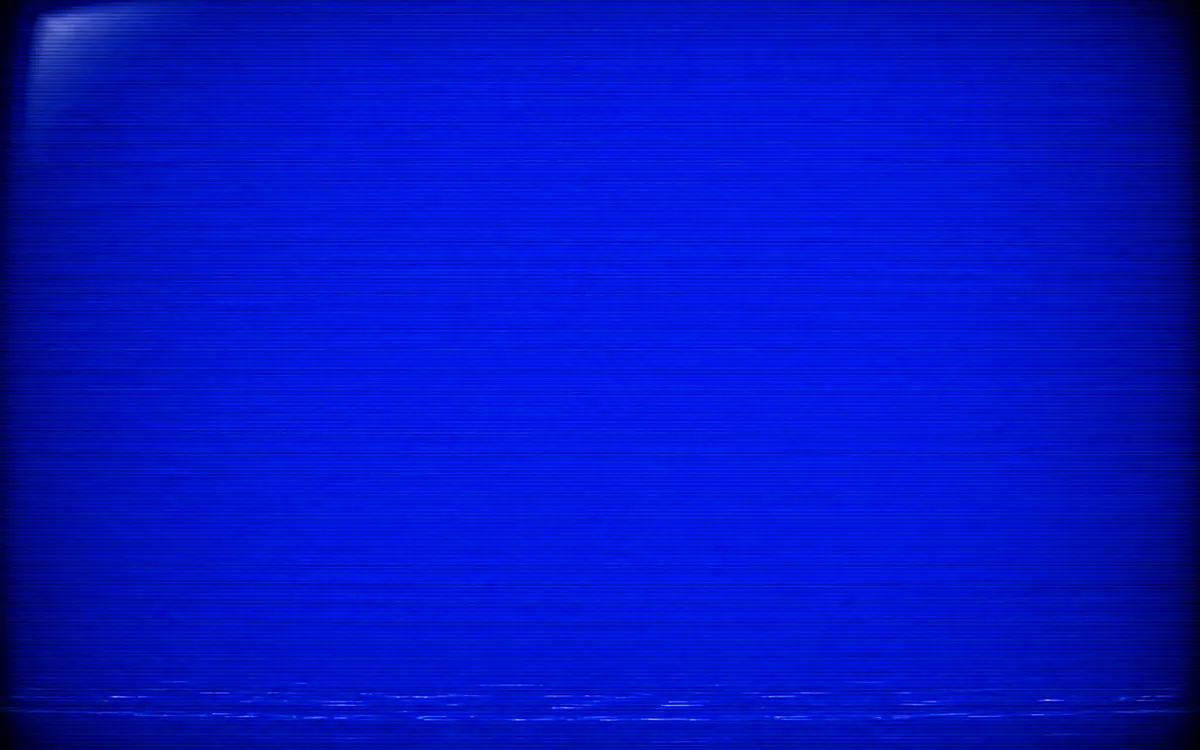
#> input picture frontend/tools/art/src/screen_base.webp, 1200 x 750 px, given in place of bg_land.webp, which was not available
$ python fill_bg_bottom.py src
#> lines starting #> are read from the running program, lines starting #| are printed output that depends on the picture; pictures that were not available may be replaced by others from this repository, and a replacement may not be noted
"""Fill the near-black band at the bottom of the scene backgrounds (rows 1368..1440 of 2560x1440, ~5 %) with the counter front.

The art ends in a flat dark band under the counter's lit bottom edge; on screen it read as a black bar under the HUD.
The band (and the lit edge) is replaced by the rows above it mirrored downward, darkened toward the bottom to 72 %,
so the counter front runs off the bottom of the frame. Stills are patched in place, the counter slices are re-cut from
the patched 2560 picture (rows 1122..1440, left 800 px, as layout() maps them), the live loops are patched per frame.

usage: python3 tools/art/fill_bg_bottom.py src/assets/bg
"""
import os, subprocess, sys
from PIL import Image

Y0, FULL, DARK = 1368, 1440, 0.72
D = sys.argv[1]


def patch(im):
    im = im.convert('RGB'); w, h = im.size; y0 = round(Y0 * h / FULL); n = h - y0
#> in patch, im is the input picture: PIL image 1200x750 RGB; mean R, G, B 2.3, 19.4, 196.9
#> after `w, h = im.size`: w = 1200; h = 750
#> after `y0 = round(Y0 * h / FULL)`: y0 = 712
#> after `n = h - y0`: n = 38
    src = im.crop((0, y0 - n, w, y0)).transpose(Image.FLIP_TOP_BOTTOM)
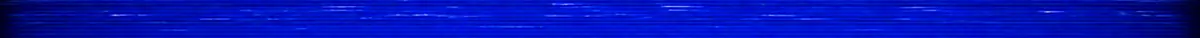
#> src: PIL image 1200x38 RGB; mean R, G, B 3.3, 17.2, 181.8
    shade = Image.new('L', (1, n)); shade.putdata([round(255 * (1 - (1 - DARK) * (k + 1) / n)) for k in range(n)])
    src = Image.composite(src, Image.new('RGB', src.size), shade.resize((w, n)))
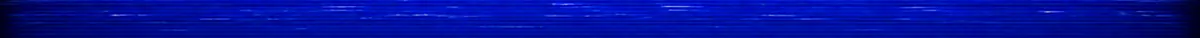
#> src: PIL image 1200x38 RGB; mean R, G, B 2.9, 14.7, 155.3
    im.paste(src, (0, y0)); return im


def save(im, p, q):
#> called with p = 'src/bg_land.webp', q = 86
    im.save(p, quality=q, method=6); print(p, im.size, os.path.getsize(p))
#| src/bg_land.webp (1200, 750) 35682


for name, q in [('bg_land', 86), ('bg_bonus', 86), ('bg_land_m', 86), ('bg_bonus_m', 86)]:
    p = os.path.join(D, name + '.webp'); im = patch(Image.open(p)); save(im, p, q)
    if not name.endswith('_m'):
        save(im.crop((0, 1122, 800, 1440)), os.path.join(D, name.replace('bg_', 'counter_') + '.webp'), 88)
#| src/counter_land.webp (800, 318) 516
#> pass 2 of the loop `for name, q in [('bg_land', 86), ('bg_bonus', 86), ('bg_land_m', 86), ..`:
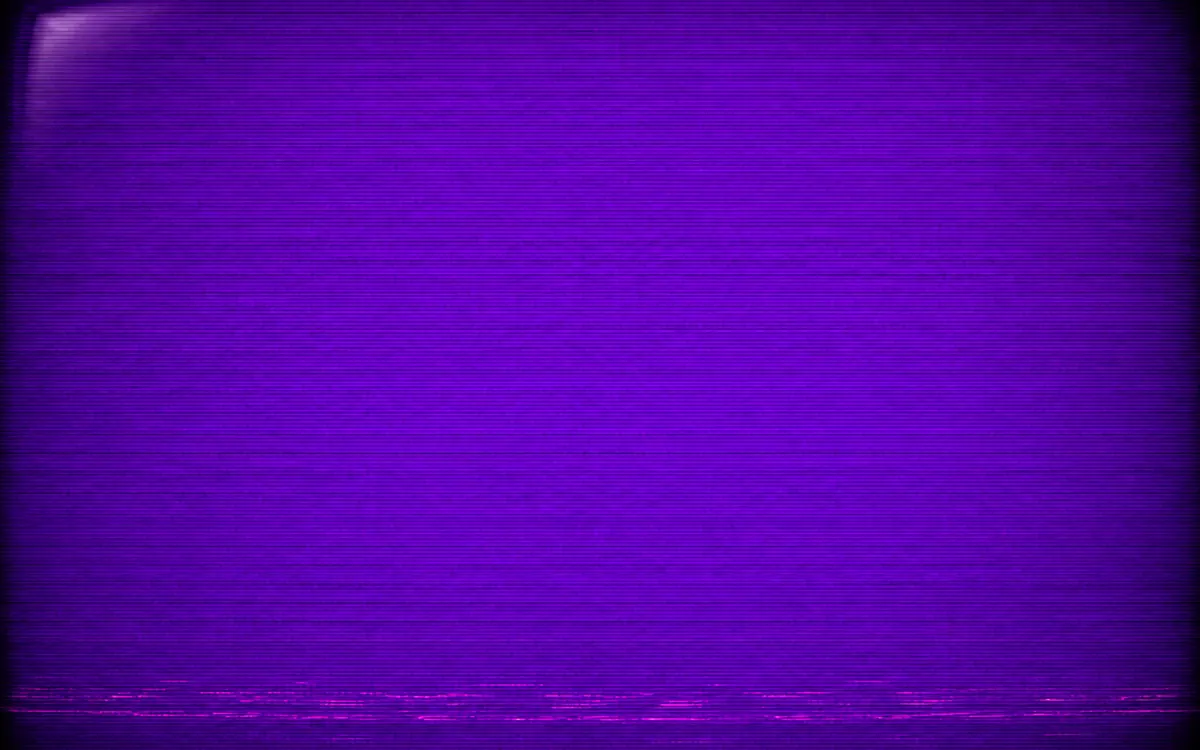
#> input picture frontend/tools/art/src/screen_bonus.webp, 1200 x 750 px, given in place of bg_bonus.webp, which was not available
#> in patch, im is the input picture: PIL image 1200x750 RGB; mean R, G, B 84, 3.5, 164.3
#> in patch (call 2), `src = im.crop((0, y0 - n, w, y0)).transpose(Image.FLIP_TOP_BOTTOM)`:
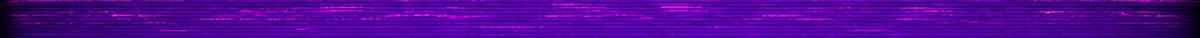
#> src: PIL image 1200x38 RGB; mean R, G, B 80.6, 3.8, 148.3
#> in patch (call 2), `src = Image.composite(src, Image.new('RGB', src.size), shade.resize((w..`:
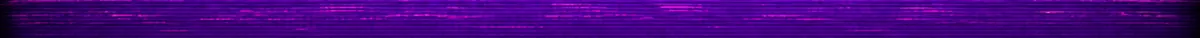
#> src: PIL image 1200x38 RGB; mean R, G, B 69.3, 3.3, 126.8
#| src/bg_bonus.webp (1200, 750) 47204
#| src/counter_bonus.webp (800, 318) 516
#> (the run stopped early here; a loop or call above may not have finished)
